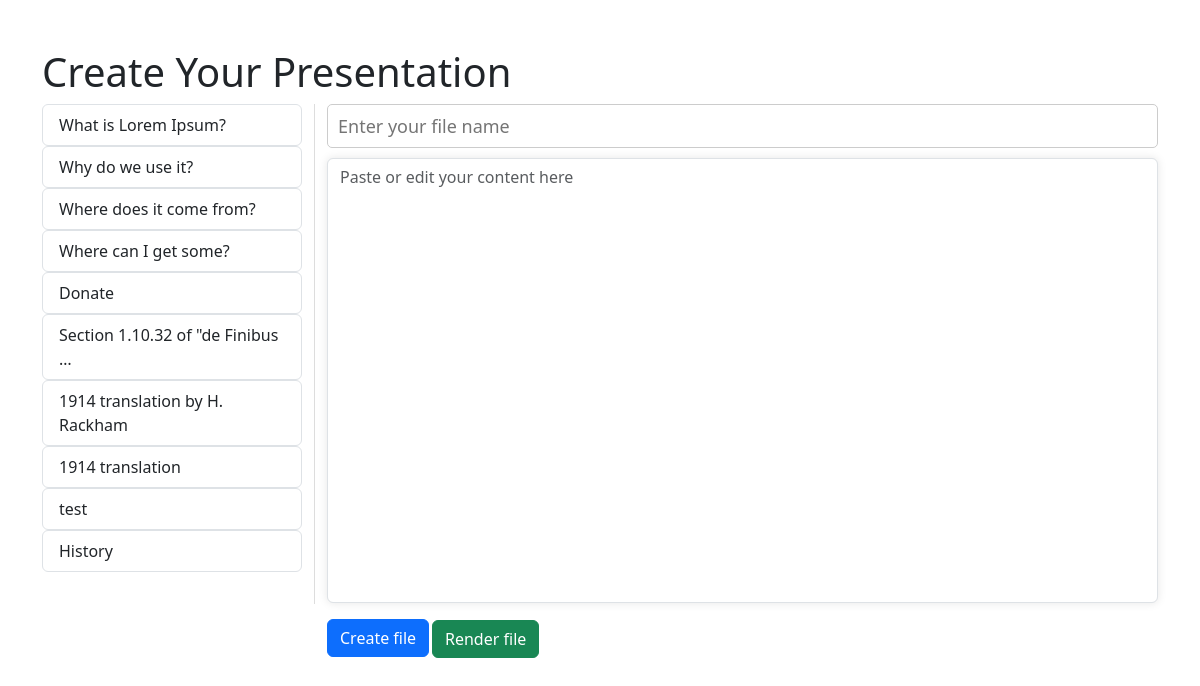
The page / on the database its author committed.
### testapp/models.py (models this page shows, shortened)
class MarkdownFile(models.Model):
    file_name = models.CharField(max_length=255, unique=True)
    content = models.TextField()
    created_at = models.DateTimeField(auto_now_add=True)

### testapp/views.py (the view)
# urls.py: path('', views.test),
def test(request):
    files = MarkdownFile.objects.all()
    if request.method == "POST":
        filename = request.POST.get("title")
        content = request.POST.get("content")
        file = MarkdownFile.objects.create(file_name=filename, content=content)
        file.save()
    return render(request,"slide_form.html",{"files":files})

### templates/slide_form.html (shortened to what this page needs)
<!DOCTYPE html>
<html lang="en">
<head>
    <link rel="stylesheet" href="https://cdn.jsdelivr.net/npm/bootstrap@5.3.0-alpha3/dist/css/bootstrap.min.css">
</head>
<body>
    <div class="container mt-5">
        <h1>Create Your Presentation</h1>
        <div class="row">
            <div class="col-md-3 sidebar">
                {% for file in files %}
                <ul class="list-group">
                    <li class="list-group-item dl-btn"
                        ondblclick="loadFileContent('{{ file.file_name }}')"
                        oncontextmenu="showContextMenu(event, '{{ file.id }}')">
                        {{ file.file_name|truncatewords:5 }}
                    </li>
                </ul>
                {% endfor %}
            </div>
            <div class="col-md-9 textarea-container">
                <form method="POST" action="" id="myForm">
                    <input type="text" name="title" id="filetitle" placeholder="Enter your file name" required>
                    <textarea id="content-area" name="content" class="form-control smooth-transition" placeholder="Paste or edit your content here" required></textarea>
                    <button type="submit" id="actionButton" class="btn btn-primary mt-3">Create file</button>
                </form>
                <button id="rend-btn" onclick="findidandclick()" class="btn btn-success">Render file</button>
            </div>
        </div>
    </div>
</body>
</html>

### templates/slide_form.html (style rules this page uses)
.sidebar { height: 500px; overflow-y: scroll; border-right: 1px solid #ddd; }
.textarea-container { height: auto; }
textarea { height: auto; width: 100%; height: 445px; min-height: 400px; border: 1px solid #ccc; border-radius: 10px; padding: 20px; font-size: 16px; line-height: 1.6; background-color: #f7f7f7; resize: none; box-shadow: 0 0 10px rgba(0, 0, 0, 0.1); transition: border-color 0.3s ease-in-out; outline: none; overflow: hidden; }
#filetitle { width: 100%; border-radius: 5px; outline: none; height: 44px; margin-bottom: 10px; padding: 10px; font-size: 18px; border: 1px solid #ccc; }
#rend-btn { position: relative; left: 105px; bottom: 37px; }
.dl-btn { display: flex; justify-content: space-between; }
.list-group-item { cursor: pointer; transition: background-color 0.3s ease; }
.smooth-transition { transition: height 0.3s ease; }

### rows shown on the page
MarkdownFile: file_name "What is Lorem Ipsum?"
MarkdownFile: file_name "Why do we use it?"
MarkdownFile: file_name "Where does it come from?"
MarkdownFile: file_name "Where can I get some?"
MarkdownFile: file_name "Donate"
MarkdownFile: file_name "Section 1.10.32 of \"de Finibus …"
MarkdownFile: file_name "1914 translation by H. Rackham"
MarkdownFile: file_name "1914 translation"
MarkdownFile: file_name "test"
MarkdownFile: file_name "History"
